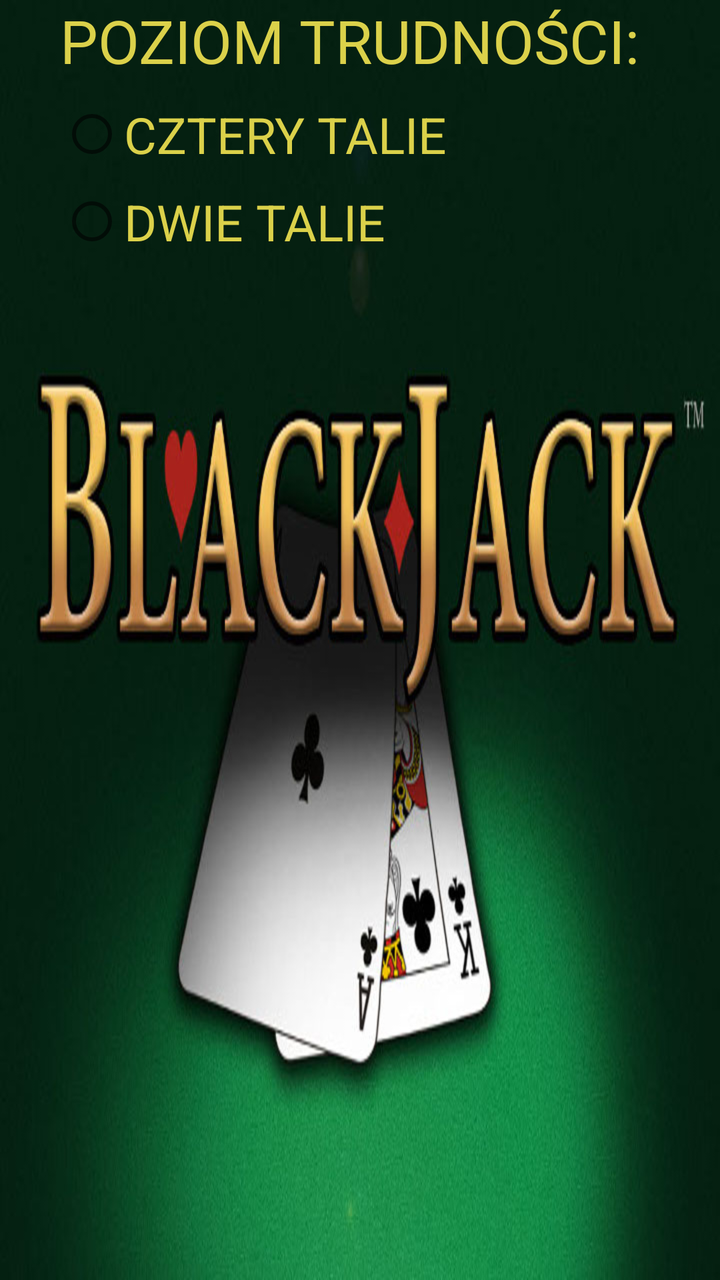
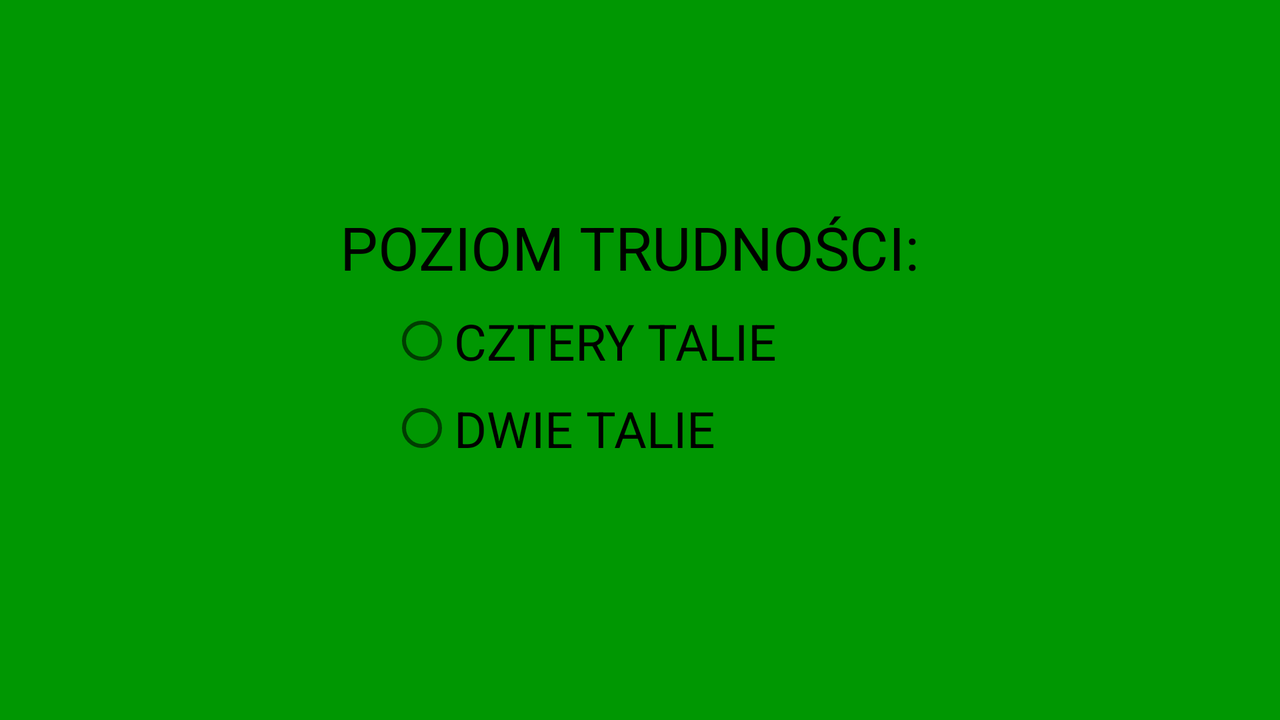

Compare how this app lays out the same screen by default and in its alternative resource folder. The renders come first, then the two layout files and the values they reference.
<!-- AndroidManifest.xml: application theme AppTheme -->
<!-- res/layout/content_glowna.xml -->
<?xml version="1.0" encoding="utf-8"?>
<RelativeLayout
    xmlns:android="http://schemas.android.com/apk/res/android"
    xmlns:app="http://schemas.android.com/apk/res-auto"
    xmlns:tools="http://schemas.android.com/tools"
    android:layout_width="match_parent"
    android:layout_height="match_parent"
    android:paddingBottom="@dimen/activity_vertical_margin"
    android:paddingLeft="@dimen/activity_horizontal_margin"
    android:paddingRight="@dimen/activity_horizontal_margin"
    android:paddingTop="@dimen/activity_vertical_margin"
    app:layout_behavior="@string/appbar_scrolling_view_behavior"
    tools:context="com.example.asuss.blackjack3.Glowna"
    tools:showIn="@layout/activity_glowna"
    android:background="@drawable/blackjack2">

    <Button
        android:layout_width="110sp"
        android:layout_height="60sp"
        android:text="@string/start"
        android:id="@+id/start"
        android:onClick="start"
        android:background="@drawable/yellow"
        android:visibility="invisible"
        android:layout_alignBottom="@+id/radioGroup"
        android:layout_alignParentEnd="true" />

    <TextView
        android:layout_width="300sp"
        android:layout_height="wrap_content"
        android:text="@string/ilosc_talii"
        android:id="@+id/ilosc_talii"
        android:textColor="#dbd14a"
        android:textSize="30sp"
        android:layout_alignParentTop="true"
        android:layout_centerHorizontal="true" />
    <RadioGroup
        android:layout_width="250sp"
        android:layout_height="wrap_content"
        android:id="@+id/radioGroup"
        android:layout_below="@+id/ilosc_talii"
        android:layout_alignStart="@+id/ilosc_talii">

        <RadioButton
            android:layout_width="200sp"
            android:layout_height="wrap_content"
            android:id="@+id/radio2"
            android:text="@string/cztery_talie"
            android:textColor="#dbd14a"
            android:textSize="25sp"
            android:layout_marginTop="10dp"
            android:onClick="poziom_trudnosci" />

        <RadioButton
            android:layout_width="200sp"
            android:layout_height="wrap_content"
            android:id="@+id/radio1"
            android:text="@string/dwie_talie"
            android:textColor="#dbd14a"
            android:textSize="25sp"
            android:layout_marginTop="10sp"
            android:onClick="poziom_trudnosci" />
    </RadioGroup>

</RelativeLayout>
<!-- res/layout/activity_glowna.xml (included above) -->
<?xml version="1.0" encoding="utf-8"?>
<android.support.design.widget.CoordinatorLayout
    xmlns:android="http://schemas.android.com/apk/res/android"
    xmlns:app="http://schemas.android.com/apk/res-auto"
    xmlns:tools="http://schemas.android.com/tools"
    android:layout_width="match_parent"
    android:layout_height="match_parent"
    android:fitsSystemWindows="true"
    tools:context="com.example.asuss.blackjack3.Glowna">

    <android.support.design.widget.AppBarLayout
        android:layout_width="match_parent"
        android:layout_height="wrap_content"
        android:theme="@style/AppTheme.AppBarOverlay">



    </android.support.design.widget.AppBarLayout>

    <include layout="@layout/content_glowna" />



</android.support.design.widget.CoordinatorLayout>
<!-- resources referenced by this layout -->
<resources>
  <!-- drawable blackjack2: jpg bitmap (drawable, 103363 bytes) -->
  <!-- drawable yellow: png bitmap (drawable, 5072 bytes) -->
  <string name="cztery_talie">CZTERY TALIE</string>
  <string name="dwie_talie">DWIE TALIE</string>
  <string name="ilosc_talii">POZIOM TRUDNOŚCI: </string>
  <string name="start">START</string>
  <style name="AppTheme.AppBarOverlay" parent="ThemeOverlay.AppCompat.Dark.ActionBar" />
  <style name="AppTheme" parent="Theme.AppCompat.Light.DarkActionBar">
          
          <item name="colorPrimary">@color/colorPrimary</item>
          <item name="colorPrimaryDark">@color/colorPrimaryDark</item>
          <item name="colorAccent">@color/colorAccent</item>
      </style>
  <color name="colorPrimary">#009702</color>
  <color name="colorPrimaryDark">#009702</color>
  <color name="colorAccent">#000000</color>
</resources>
<!-- res/layout-land/content_glowna.xml (the repository's variant of the layout above) -->
<!-- drawn on the phone turned sideways -->
<?xml version="1.0" encoding="utf-8"?>
<RelativeLayout xmlns:android="http://schemas.android.com/apk/res/android"
    android:layout_width="match_parent"
    android:layout_height="match_parent"
    xmlns:tools="http://schemas.android.com/tools"
    tools:context="com.example.asuss.blackjack3.Glowna"
    tools:showIn="@layout/activity_glowna"
    android:background="#009702">

    <Button
        android:layout_width="170sp"
        android:layout_height="60sp"
        android:text="@string/start"
        android:id="@+id/start"
        android:layout_alignParentBottom="true"
        android:layout_centerHorizontal="true"
        android:layout_marginBottom="69sp"
        android:onClick="start"
        android:background="@drawable/green2"
        android:visibility="invisible" />

    <TextView
        android:layout_width="300sp"
        android:layout_height="wrap_content"
        android:text="@string/ilosc_talii"
        android:id="@+id/ilosc_talii"
        android:textColor="#000000"
        android:textSize="30sp"
        android:layout_above="@+id/radioGroup"
        android:layout_centerHorizontal="true" />
    <RadioGroup
        android:layout_width="250sp"
        android:layout_height="wrap_content"
        android:id="@+id/radioGroup"
        android:layout_above="@+id/start"
        android:layout_centerHorizontal="true">

        <RadioButton
            android:layout_width="200sp"
            android:layout_height="wrap_content"
            android:id="@+id/radio2"
            android:text="@string/cztery_talie"
            android:textColor="#000000"
            android:textSize="25sp"
            android:layout_marginTop="10dp"
            android:onClick="poziom_trudnosci" />

        <RadioButton
            android:layout_width="200sp"
            android:layout_height="wrap_content"
            android:id="@+id/radio1"
            android:text="@string/dwie_talie"
            android:textColor="#000000"
            android:textSize="25sp"
            android:layout_marginTop="10sp"
            android:onClick="poziom_trudnosci" />
    </RadioGroup>


</RelativeLayout>
<!-- res/layout/content_glowna.xml (included above) -->
<?xml version="1.0" encoding="utf-8"?>
<RelativeLayout
    xmlns:android="http://schemas.android.com/apk/res/android"
    xmlns:app="http://schemas.android.com/apk/res-auto"
    xmlns:tools="http://schemas.android.com/tools"
    android:layout_width="match_parent"
    android:layout_height="match_parent"
    android:paddingBottom="@dimen/activity_vertical_margin"
    android:paddingLeft="@dimen/activity_horizontal_margin"
    android:paddingRight="@dimen/activity_horizontal_margin"
    android:paddingTop="@dimen/activity_vertical_margin"
    app:layout_behavior="@string/appbar_scrolling_view_behavior"
    tools:context="com.example.asuss.blackjack3.Glowna"
    tools:showIn="@layout/activity_glowna"
    android:background="@drawable/blackjack2">

    <Button
        android:layout_width="110sp"
        android:layout_height="60sp"
        android:text="@string/start"
        android:id="@+id/start"
        android:onClick="start"
        android:background="@drawable/yellow"
        android:visibility="invisible"
        android:layout_alignBottom="@+id/radioGroup"
        android:layout_alignParentEnd="true" />

    <TextView
        android:layout_width="300sp"
        android:layout_height="wrap_content"
        android:text="@string/ilosc_talii"
        android:id="@+id/ilosc_talii"
        android:textColor="#dbd14a"
        android:textSize="30sp"
        android:layout_alignParentTop="true"
        android:layout_centerHorizontal="true" />
    <RadioGroup
        android:layout_width="250sp"
        android:layout_height="wrap_content"
        android:id="@+id/radioGroup"
        android:layout_below="@+id/ilosc_talii"
        android:layout_alignStart="@+id/ilosc_talii">

        <RadioButton
            android:layout_width="200sp"
            android:layout_height="wrap_content"
            android:id="@+id/radio2"
            android:text="@string/cztery_talie"
            android:textColor="#dbd14a"
            android:textSize="25sp"
            android:layout_marginTop="10dp"
            android:onClick="poziom_trudnosci" />

        <RadioButton
            android:layout_width="200sp"
            android:layout_height="wrap_content"
            android:id="@+id/radio1"
            android:text="@string/dwie_talie"
            android:textColor="#dbd14a"
            android:textSize="25sp"
            android:layout_marginTop="10sp"
            android:onClick="poziom_trudnosci" />
    </RadioGroup>

</RelativeLayout>
<!-- resources referenced by the variant -->
<!-- as the phone turned sideways resolves them -->
<resources>
  <!-- drawable blackjack2: jpg bitmap (drawable, 103363 bytes) -->
  <!-- drawable green2: png bitmap (drawable, 6621 bytes) -->
  <!-- drawable yellow: png bitmap (drawable, 5072 bytes) -->
  <string name="cztery_talie">CZTERY TALIE</string>
  <string name="dwie_talie">DWIE TALIE</string>
  <string name="ilosc_talii">POZIOM TRUDNOŚCI: </string>
  <string name="start">START</string>
  <style name="AppTheme.AppBarOverlay" parent="ThemeOverlay.AppCompat.Dark.ActionBar" />
  <style name="AppTheme" parent="Theme.AppCompat.Light.DarkActionBar">
          
          <item name="colorPrimary">@color/colorPrimary</item>
          <item name="colorPrimaryDark">@color/colorPrimaryDark</item>
          <item name="colorAccent">@color/colorAccent</item>
      </style>
  <color name="colorPrimary">#009702</color>
  <color name="colorPrimaryDark">#009702</color>
  <color name="colorAccent">#000000</color>
</resources>
